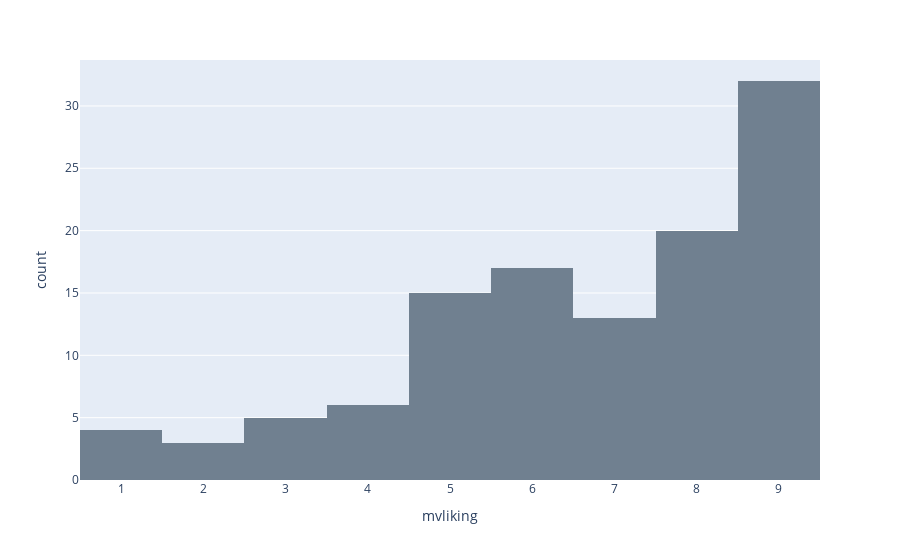

Notebook code for this chart:
### Code cell
# Now let's see the relationship between the response variable 'mvliking' and cluster 3
fig = px.histogram(data_frame=df_cluster3, x='mvliking', color_discrete_sequence=['slategray'])
fig.show()

### Figure 1 — Plotly figure (JSON) as saved in the notebook; plotly's stock layout.template omitted (floating-point values rounded to 4 significant figures)
{"data": [{"alignmentgroup": "True", "bingroup": "x", "hovertemplate": "mvliking=%{x}<br>count=%{y}<extra></extra>", "legendgroup": "", "marker": {"color": "slategray", "pattern": {"shape": ""}}, "name": "", "offsetgroup": "", "orientation": "v", "showlegend": false, "type": "histogram", "x": [6, 8, 6, 6, 9, 4, 7, 9, 6, 4, 6, 6, 5, 7, 5, 8, 9, 4, 4, 9, 6, 5, 5, 6, 3, 8, 8, 6, 6, 7, 1, 1, 9, 6, 9, 7, 7, 9, 6, 8, 9, 9, 9, 7, 7, 9, 9, 9, 6, 9, 8, 1, 5, 2, 2, 7, 9, 8, 9, 8, 8, 6, 8, 3, 8, 7, 8, 6, 7, 9, 9, 3, 9, 9, 7, 5, 8, 7, 8, 9, 9, 8, 5, 8, 6, 7, 2, 9, 9, 9, 5, 1, 3, 5, 8, 6, 9, 5, 9, 8, 5, 9, 8, 5, 3, 4, 4, 9, 5, 5, 9, 5, 8, 9, 9], "xaxis": "x", "yaxis": "y"}], "layout": {"autosize": true, "barmode": "relative", "legend": {"tracegroupgap": 0}, "margin": {"t": 60}, "xaxis": {"anchor": "y", "autorange": true, "domain": [0, 1], "range": [0.5, 9.5], "title": {"text": "mvliking"}, "type": "linear"}, "yaxis": {"anchor": "x", "autorange": true, "domain": [0, 1], "range": [0, 33.68], "title": {"text": "count"}}}}
